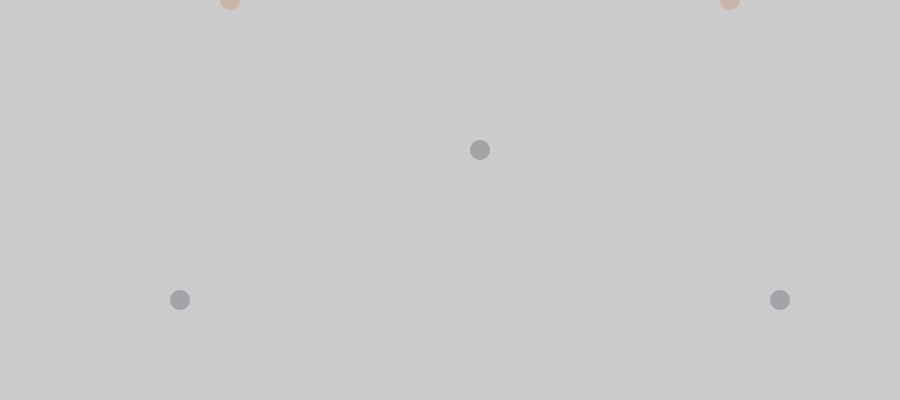
Frame 1 (no input)
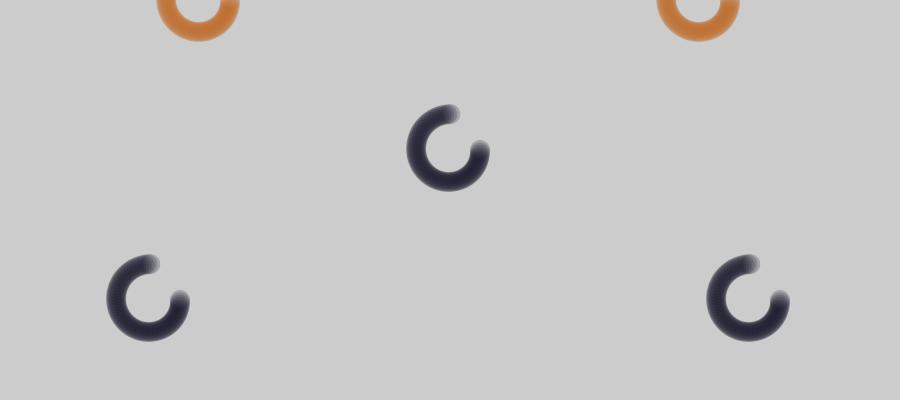
Frame 60 (the mouse pressed at the canvas centre just before this capture)
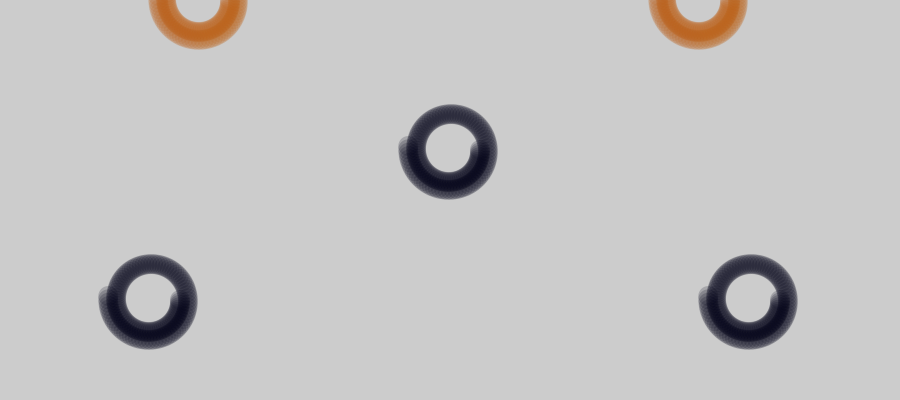
Frame 120 (the mouse held since frame 60 and released just before this capture)

The Processing sketch that drew these frames (run headless with seeded random() and noise(); from frame 60 on, the mouse is pressed at the canvas centre):

// Processing sketch: processing_77059
// ── processing_77059.pde

//huachimingo es la transparencia de los naranjos
float angle = 0.0;
float offset = 200;
float scalar = 30;
float incremento = 0.08;
float transparencia =50;
float huachimingo = 50;

void setup() {
  size(900, 400);
  noStroke();
  smooth();
}

void draw() {
  
  fill(150,0,10,20);
  float x = offset + cos(angle) * scalar;
  float y = offset + sin(angle) * scalar;
  float z =offset + cos(angle) *scalar+100;

 
  
  
  
  //circulos azules
  
  fill(0,0,20,transparencia);
  ellipse(x+250,y-50,20,20);
  if(transparencia <38){
    transparencia = 0;
  }
  ellipse(x+550,y+100,20,20);
  ellipse(x-50,y+100,20,20);
  
  
 // circulos naranjos
  
  fill(186,93,23,huachimingo);
ellipse(x+500,y-200,20,20);
if(huachimingo <20){
    huachimingo = 0;
  }
  
  ellipse(x,y-200,20,20);
  
  fill(186,93,23,huachimingo);
  ellipse(x+250,y+250,20,10);


  scalar+=0.1;
  transparencia-=0.01;
  angle += incremento;
  huachimingo-=0.02;
}
